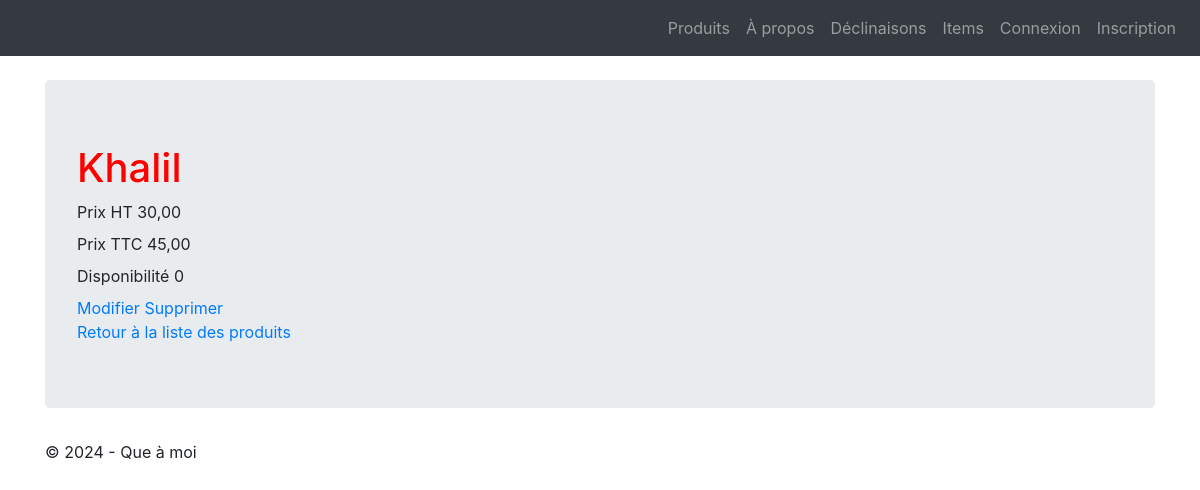
The page /lesProduits/product/1 on the database as committed earlier.
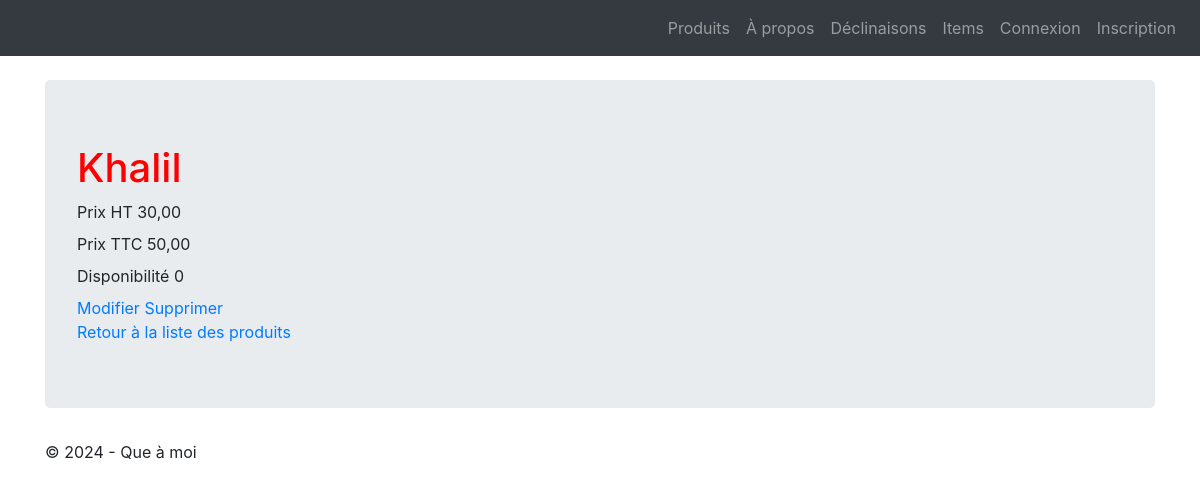
The same page on the database as committed later.
### firsttuto/LesProduits/models.py (models this page shows, shortened)
class Product(models.Model):
    class Meta:
        verbose_name = "Produit"
    name = models.CharField(max_length=100)
    code = models.CharField(max_length=10, null=True, blank=True, unique=True)
    price_ht = models.DecimalField(max_digits=8, decimal_places=2, null=True, blank=True,
                                   verbose_name="Prix unitaire HT")
    price_ttc = models.DecimalField(max_digits=8, decimal_places=2, null=True, blank=True,
                                    verbose_name="Prix unitaire TTC")
    status = models.SmallIntegerField(choices=PRODUCT_STATUS, default=0)
    date_creation = models.DateTimeField(blank=True, verbose_name="Date création")

### firsttuto/LesProduits/views.py (the view)
# urls.py: path('product/<pk>', views.ProductDetailView.as_view(), name='detail_produit'),
class ProductDetailView(DetailView):
    model = Product
    template_name = "detail_produit.html"
    context_object_name = "product"
    def get_context_data(self, **kwargs):
        context = super(ProductDetailView, self).get_context_data(**kwargs)
        context['titremenu'] = "Détail produit"
        return context

### templates/detail_produit.html
{% extends "base.html" %}
{% block content %}
    <h1>{{product.name}}</h1>
    <div class="champ">
        <label for="price">Prix HT</label>
        <span id="price">{{product.price_ht}}</span>
    </div>
    <div class="champ">
        <label for="price">Prix TTC</label>
        <span id="price">{{product.price_ttc}}</span>
    </div>
    <div class="champ">
        <label for="price">Disponibilité</label>
        <span id="price">{{product.status}}</span>
    </div>
    <a href="{%  url 'product-update' product.id %}">Modifier</a>
    <a href="{%  url 'product-delete' product.id %}">Supprimer</a>
    <br>
    <a href="{% url 'Tous les produits' %}">Retour à la liste des produits</a>
{% endblock %}

Rows that differ between the two databases and show on the page:
changed Product "Khalil": price_ttc "45,00" → "50,00"
